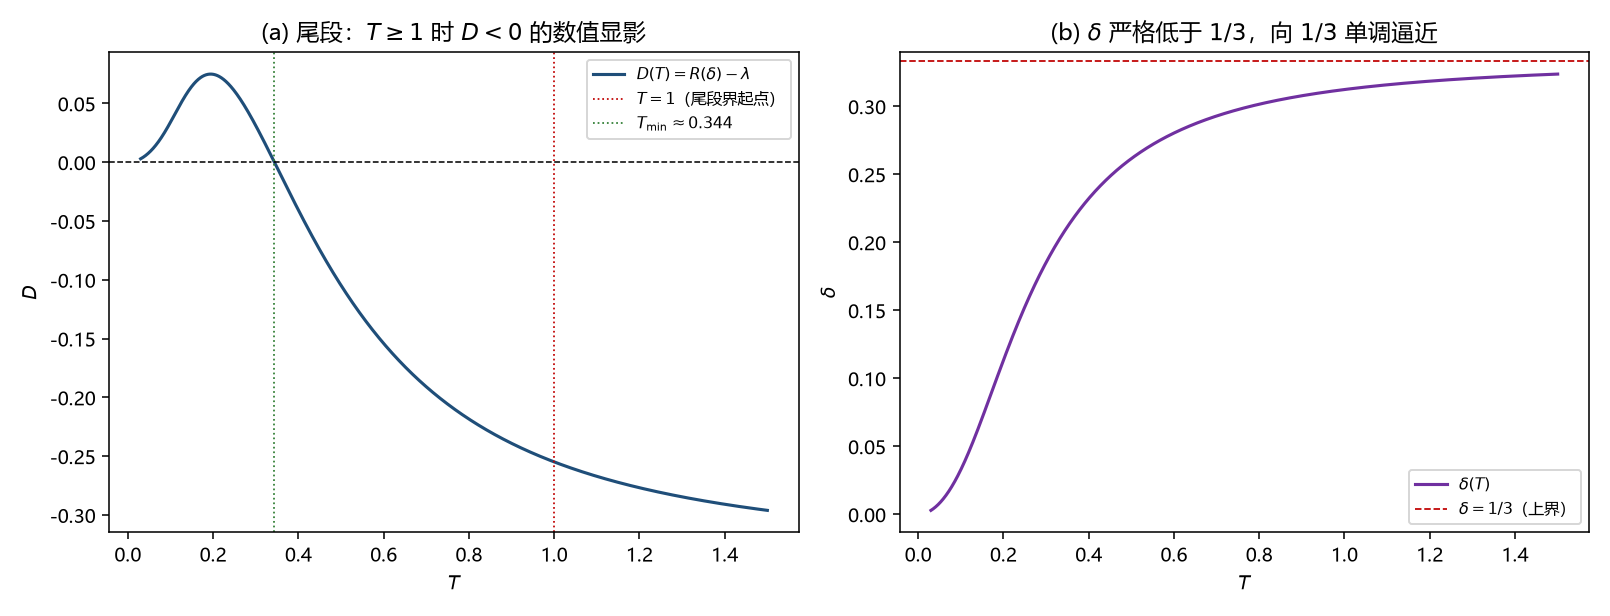

Python code for this plot:
# -*- coding: utf-8 -*-
"""第 207 轮：尾段排除的数值旁证（$T\\ge1$ 时 $D<0$ 的界与 $\delta<1/3$ 的余量）。

只验证纸面判据里的三条不等式在数值上成立、并给出余量：
  A. tanh(u a) >= u tanh(a)  (a>0, u in [0,1])   -> w >= (2/3)h -> delta <= 1/3
  C. R(delta) <= R(1/3) = 2/3
  D. lambda(T) >= lambda(1) = 1/sinh(1) = 0.850918... > 2/3 (T >= 1)
不提供方程形式、不调参，只作约束/反馈层。
"""
import numpy as np
import matplotlib
matplotlib.use("Agg")
import matplotlib.pyplot as plt

plt.rcParams["font.sans-serif"] = ["Microsoft YaHei"]
plt.rcParams["axes.unicode_minus"] = False


def w_h(T, N=400001):
    u = np.linspace(0.0, 1.0, N)
    a = 1.0 / (2.0 * T)
    return np.trapezoid(2.0 * u * np.tanh(u * a), u), np.tanh(a)


def delta(T, N=400001):
    w, h = w_h(T, N)
    return 1.0 - w / h


def R(d):
    return d * (1.0 + d) / (1.0 - d)


def lam(T):
    return 1.0 / (T * np.sinh(1.0 / T))


print("=" * 78)
print("第 207 轮：尾段不等式组的数值旁证")
print("=" * 78)
print(f"lambda(1) = 1/sinh(1) = {1.0/np.sinh(1.0):.9f}   2/3 = {2.0/3.0:.9f}")
print(f"R(1/3) = {(1/3)*(4/3)/(2/3):.9f}")
print()

print("A 项：w >= (2/3)h 的余量（w/((2/3)h) - 1）")
for T in [0.05, 0.1, 0.3, 0.5, 1.0, 3.0, 10.0, 100.0]:
    w, h = w_h(T)
    ratio = w / ((2.0 / 3.0) * h)
    print(f"  T={T:7.2f}  w={w:.9f}  (2/3)h={(2.0/3.0)*h:.9f}  余量 {ratio-1:+.3e}  delta={1-w/h:.9f}")

print()
print("C/D 项：T>=1 时 D = R(delta) - lambda 的值与上界")
print(f"  {'T':>8} {'delta':>12} {'R(delta)':>12} {'lambda':>12} {'D':>14} {'R-2/3':>12} {'lambda-2/3':>12}")
for T in [1.0, 1.5, 2.0, 3.0, 10.0, 30.0, 100.0]:
    d = delta(T)
    print(f"  {T:8.2f} {d:12.9f} {R(d):12.9f} {lam(T):12.9f} {R(d)-lam(T):14.9f} "
          f"{R(d)-2.0/3.0:12.3e} {lam(T)-2.0/3.0:12.3e}")

Ts = np.linspace(0.03, 1.50, 2001)
Dv = np.array([R(delta(T, 20001)) - lam(T) for T in Ts])
fig, ax = plt.subplots(1, 2, figsize=(11.5, 4.4))
ax[0].plot(Ts, Dv, color="#1f4e79", lw=1.6, label=r"$D(T)=R(\delta)-\lambda$")
ax[0].axhline(0.0, color="k", lw=0.8, ls="--")
ax[0].axvline(1.0, color="#c00000", ls=":", lw=0.9, label=r"$T=1$（尾段界起点）")
ax[0].axvline(0.3439, color="#2e7d32", ls=":", lw=0.9, label=r"$T_{\min}\approx0.344$")
ax[0].set_xlabel(r"$T$"); ax[0].set_ylabel(r"$D$")
ax[0].set_title(r"(a) 尾段：$T\geq 1$ 时 $D<0$ 的数值显影")
ax[0].legend(fontsize=8)

ax[1].plot(Ts, [delta(T, 20001) for T in Ts], color="#7030a0", lw=1.6, label=r"$\delta(T)$")
ax[1].axhline(1.0 / 3.0, color="#c00000", lw=0.9, ls="--", label=r"$\delta=1/3$（上界）")
ax[1].set_xlabel(r"$T$"); ax[1].set_ylabel(r"$\delta$")
ax[1].set_title(r"(b) $\delta$ 严格低于 $1/3$，向 $1/3$ 单调逼近")
ax[1].legend(fontsize=8)
fig.tight_layout()
fig.savefig("环15_尾段界_数值旁证.png", dpi=140)
print("\n图已保存：环15_尾段界_数值旁证.png")
